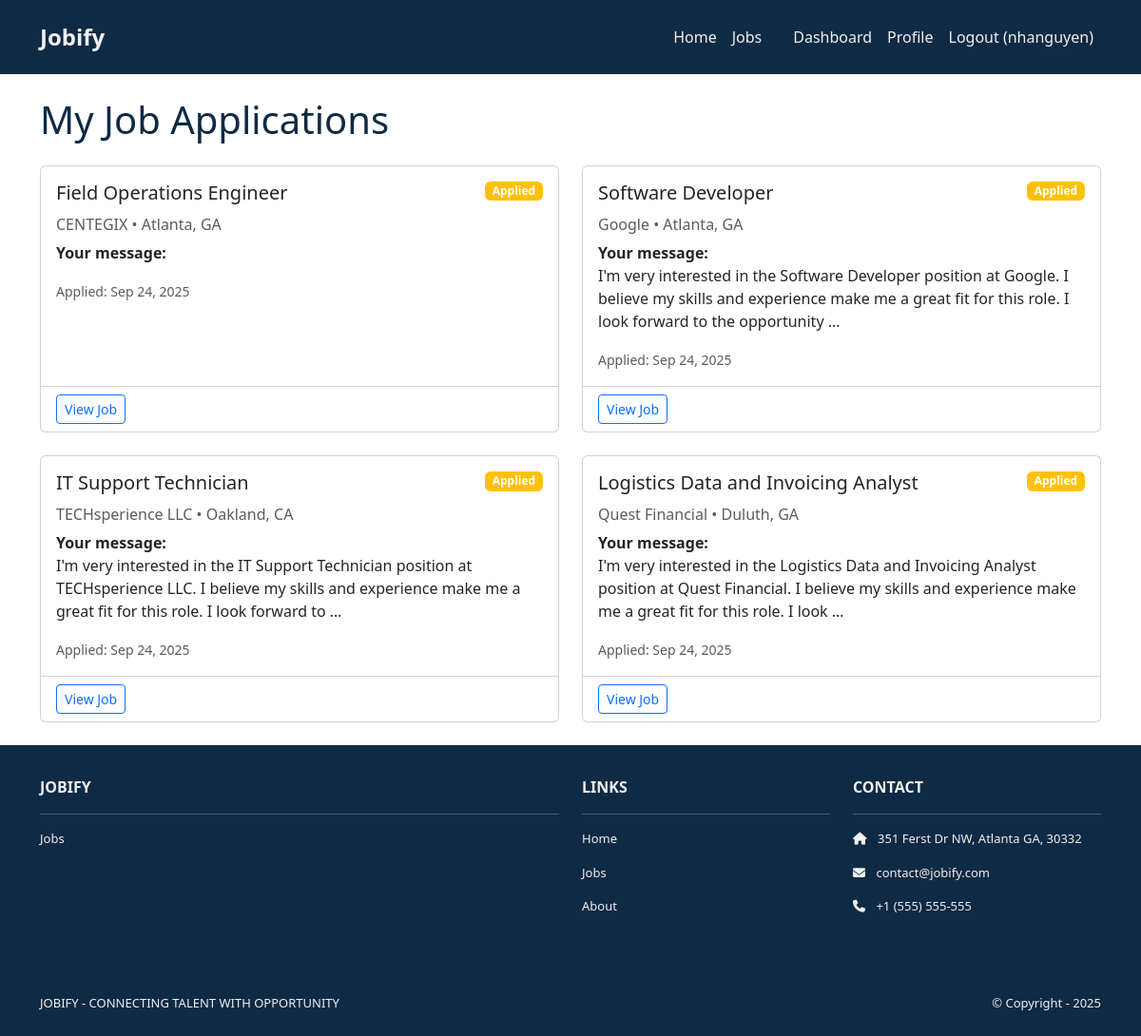
Screenshot of /jobs/my-applications/ (signed in) with the database file from the repository.
### jobs/models.py (models this page shows, shortened)
class Application(models.Model):
    APPLICATION_STATUS_CHOICES = [
        ("applied", "Applied"),  # needed to change this for user story 4
        ("reviewed", "Reviewed"),
        ("interview", "Interview"),
        ("offer", "Offer"),
        ("closed", "Closed"),
    ]
    job = models.ForeignKey(Job, on_delete=models.CASCADE, related_name="applications")
    applicant = models.ForeignKey(
        User, on_delete=models.CASCADE, related_name="job_applications"
    )
    application_note = models.TextField(
        help_text="Why are you interested in this position?"
    )
    applied_at = models.DateTimeField(auto_now_add=True)
    status = models.CharField(
        max_length=20, choices=APPLICATION_STATUS_CHOICES, default="applied"
    )
    resume = models.FileField(upload_to="resumes/", blank=True, null=True)
    class Meta:
        unique_together = ["job", "applicant"]  # Prevent duplicate applications

class Job(models.Model):
    JOB_TYPE_CHOICES = [
        ("full_time", "Full Time"),
        ("part_time", "Part Time"),
        ("contract", "Contract"),
        ("internship", "Internship"),
        ("remote", "Remote"),
    ]
    EXPERIENCE_LEVEL_CHOICES = [
        ("entry", "Entry Level"),
        ("mid", "Mid Level"),
        ("senior", "Senior Level"),
        ("lead", "Lead"),
    ]
    title = models.CharField(max_length=255)
    company = models.CharField(max_length=255)
    location = models.CharField(max_length=255)
    latitude = models.FloatField(null=True, blank=True)
    longitude = models.FloatField(null=True, blank=True)
    description = models.TextField()
    requirements = models.TextField(blank=True)  # Add requirements field
    salary_range = models.CharField(max_length=100, blank=True)  # Add salary field
    job_type = models.CharField(
        max_length=20, choices=JOB_TYPE_CHOICES, default="full_time"
    )
    experience_level = models.CharField(
        max_length=20, choices=EXPERIENCE_LEVEL_CHOICES, default="mid"
    )
    posted_at = models.DateTimeField(auto_now_add=True)
    is_active = models.BooleanField(default=True)

### jobs/views.py (the view)
# urls.py: path('my-applications/', views.my_applications, name='my_applications'),
@login_required
def my_applications(request):
    applications = Application.objects.filter(applicant=request.user).order_by(
        "-applied_at"
    )
    context = {
        "applications": applications,
    }
    return render(request, "jobs/applications.html", context)

### jobs/templates/jobs/applications.html (shortened to what this page needs)
{% extends 'base.html' %}
{% load static %}
{% block content %}
<div class="container mt-4">
    <h1 class="navy-text mb-4">My Job Applications</h1>
    {% if applications %}
    <div class="row">
        {% for application in applications %}
        <div class="col-lg-6 mb-4">
            <div class="card h-100">
                <div class="card-body">
                    <div class="d-flex justify-content-between align-items-start mb-2">
                        <h5 class="card-title">{{ application.job.title }}</h5>
                        <span class="badge
                            {% if application.status == 'applied' %}bg-warning
                            {% elif application.status == 'offer' %}bg-success
                            {% elif application.status == 'closed' %}bg-danger
                            {% else %}bg-info{% endif %}">
                            {{ application.get_status_display }}
                        </span>
                    </div>
                    <h6 class="card-subtitle mb-2 text-muted">
                        {{ application.job.company }} • {{ application.job.location }}
                    </h6>
                    <p class="card-text">
                        <strong>Your message:</strong><br>
                        {{ application.application_note|truncatewords:30 }}
                    </p>
                    <div class="mt-auto">
                        <small class="text-muted">
                            Applied: {{ application.applied_at|date:"M d, Y" }}
                        </small>
                    </div>
                </div>
                <div class="card-footer bg-transparent">
                    <a href="{% url 'job_detail' application.job.id %}" class="btn btn-outline-primary btn-sm">
                        View Job
                    </a>
                </div>
            </div>
        </div>
        {% endfor %}
    </div>
    {% else %}
    <div class="alert alert-info text-center">
        <h4>No applications yet</h4>
        <p class="mb-3">Start applying to jobs to see them here!</p>
        <a href="{% url 'job_list' %}" class="btn navy-bg eggshell-text">Browse Jobs</a>
    </div>
    {% endif %}
</div>
{% endblock %}

### templates/base.html (shortened to what this page needs)
<!DOCTYPE html>
<html>
  {% load static %}
  <head>
    <link href="https://cdn.jsdelivr.net/npm/bootstrap@5.3.3/dist/css/bootstrap.min.css" rel="stylesheet">
    <link rel="stylesheet" href="https://cdnjs.cloudflare.com/ajax/libs/font-awesome/6.1.1/css/all.min.css">
    <link rel="stylesheet" type="text/css" href="{% static 'css/style.css' %}">
  </head>
  <body>
    <nav class="p-3 navbar navbar-dark navy-header navbar-expand-lg">
      <div class="container">
        <a class="navbar-brand" href="{% url 'home.index' %}">
          <span class="eggshell-text fw-bold fs-4">Jobify</span>
        </a>
        <div class="collapse navbar-collapse" id="navbarNavAltMarkup">
          <div class="navbar-nav ms-auto navbar-ml">
            <a class="nav-link navy-text" href="{% url 'home.index' %}">Home</a>
            <a class="nav-link navy-text" href="{% url 'job_list' %}">Jobs</a>
            {% if user.is_authenticated %}
              {% if user.profile.user_type == 'recruiter' %}
                <a class="nav-link navy-text" href="{% url 'create_job' %}">Create Job</a>
                <a class="nav-link navy-text" href="{% url 'recruiter_dashboard' %}">Dashboard</a>
                <a class="nav-link navy-text" href="{% url 'accounts.profile' %}">Profile</a>
              {% else %}
                <a class="nav-link navy-text" href="{% url 'user_dashboard' %}">Dashboard</a>
                <a class="nav-link navy-text" href="{% url 'accounts.profile' %}">Profile</a>
              {% endif %}
              <a class="nav-link navy-text" href="{% url 'accounts.logout' %}">Logout ({{user.username }})</a>
            {% else %}
            <a class="nav-link navy-text" href="{% url 'accounts.signup' %}">Sign Up</a>
            <a class="nav-link navy-text" href="{% url 'accounts.login' %}">Login</a>
            {% endif %}
          </div>
        </div>
      </div>
    </nav>
    <div>
      {% block content %}
      {% endblock content %}
    </div>
    <section class="p-3 ms-footer d-none d-md-block">
      <div class="container">
        <div class="row mt-3 eggshell-text">
          <div class="col-md-6 col-lg-6 col-xl-6 mx-auto mb-4">
            <b>JOBIFY</b>
            <hr />
            <p><a class="nav-link" href="{% url 'job_list' %}">Jobs</a></p>
          </div>
          <div class="col-md-3 col-lg-3 col-xl-3 mx-auto mb-4">
            <b>LINKS</b>
            <hr />
            <p><a class="nav-link" href="{% url 'home.index' %}">Home</a></p>
            <p><a class="nav-link" href="#">Jobs</a></p>
            <p><a class="nav-link" href="#">About</a></p>
          </div>
          <div class="col-md-3 col-lg-3 col-xl-3 mx-auto mb-4">
            <b>CONTACT</b>
            <hr />
            <p><i class="fas fa-home me-2"></i> 351 Ferst Dr NW, Atlanta GA, 30332</p>
            <p><i class="fas fa-envelope me-2"></i> contact@jobify.com</p>
            <p><i class="fas fa-phone me-2"></i> +1 (555) 555-555</p>
          </div>
        </div>
      </div>
    </section>
    <section class="p-3 ms-footer-bottom bg-dark">
      <div class="container d-flex justify-content-between">
        <div class="me-5 eggshell-text">
          <span>JOBIFY - CONNECTING TALENT WITH OPPORTUNITY</span>
        </div>
        <div class="eggshell-text">
          <span>© Copyright - 2025</span>
        </div>
      </div>
    </section>
  </body>
</html>

### jobsite/static/css/style.css (style rules this page uses)
html .eggshell-text, html .eggshell-text *, html .eggshell-text h1, html .eggshell-text h2, html .eggshell-text h3, html .eggshell-text h4, html .eggshell-text h5, html .eggshell-text h6, html .eggshell-text p, html .eggshell-text span, html .eggshell-text a, html .eggshell-text div { color: #F0F0F0 !important; }
.navbar a.nav-link { color: #F0F0F0 !important; }
.bg-dark { background-color: #0f2a44 !important; }
.ms-footer { background-color: #0f2a44; }
.ms-footer p { color: #F0F0F0; font-size: 13px; }
.ms-footer-bottom span { font-size: 13px; line-height: 38px; }
.navy-header { background-color: #0f2a44 !important; }
.navy-text { color: #0f2a44 !important; }
.eggshell-text, .eggshell-text *, .eggshell-text a, .eggshell-text span, .eggshell-text h1, .eggshell-text h2, .eggshell-text h3, .eggshell-text h4, .eggshell-text h5, .eggshell-text h6, .eggshell-text p, .eggshell-text div, .eggshell-text b, .eggshell-text strong, .eggshell-text i, .eggshell-text em { color: #F0F0F0 !important; }

### templates/base.html (style rules this page uses)
.eggshell-text, .eggshell-text * { color: #F0F0F0 !important; }
.navy-text, .navy-text * { color: #0f2a44 !important; }
.navbar-brand .eggshell-text { color: #F0F0F0 !important; }

### rows the page displays
Application: job "Field Operations Engineer", status "Applied", job.company "CENTEGIX", job.location "Atlanta, GA", applied_at "Sep 24, 2025"
Application: job "Software Developer", status "Applied", job.company "Google", job.location "Atlanta, GA", application_note "I'm very interested in the Software Developer position at Google. I believe my skills and experience make me a great fit for this role. I look forward to the opportunity …", applied_at "Sep 24, 2025"
Application: job "IT Support Technician", status "Applied", job.company "TECHsperience LLC", job.location "Oakland, CA", application_note "I'm very interested in the IT Support Technician position at TECHsperience LLC. I believe my skills and experience make me a great fit for this role. I look forward to …", applied_at "Sep 24, 2025"
Application: job "Logistics Data and Invoicing Analyst", status "Applied", job.company "Quest Financial", job.location "Duluth, GA", application_note "I'm very interested in the Logistics Data and Invoicing Analyst position at Quest Financial. I believe my skills and experience make me a great fit for this role. I look …", applied_at "Sep 24, 2025"

### other values shown
{{ user.username }} "nhanguyen"
